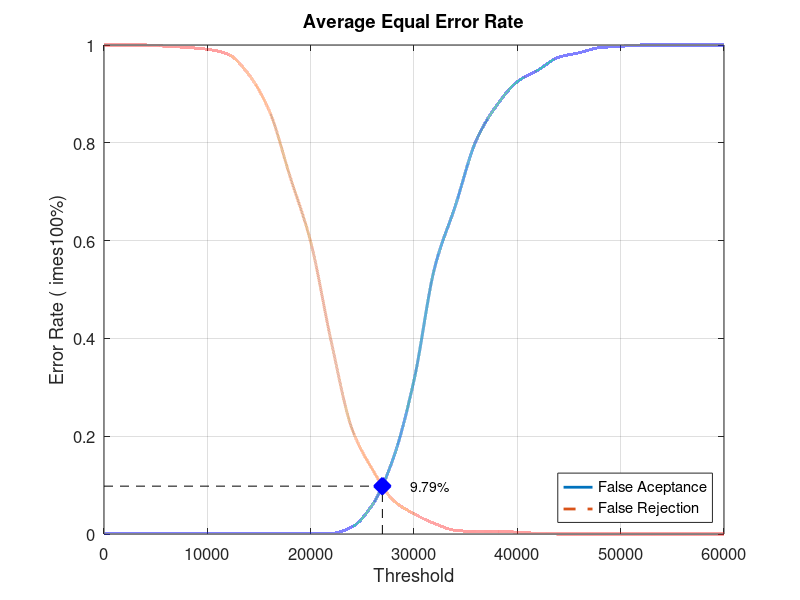
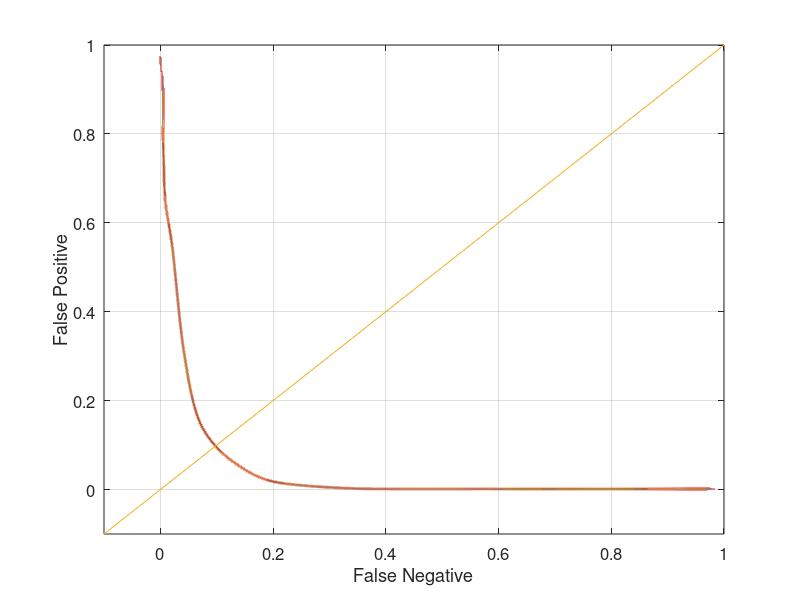

Source code (MATLAB) for these figures, in order:
close all;
clear;
clc;
x = 0:2000:60000;
xq = 0:0.5:60000;

y0 = [0 0.00131579 0.00131579 0.00131579 0.00131579 0.00131579 0.00131579 0.00131579 0.00131579 0.00131579 0.00131579 0.00131579 0.0144737 0.0605263 0.155263 0.314474 0.544737 0.671053 0.803947 0.876316 0.925 0.948684 0.975 0.984211 0.994737 0.997368 1 1 1 1 1]
yy0 = interp1(x, y0, xq, 'pchip');
y1 = [1 1 1 0.9975 0.995 0.99125 0.98125 0.94 0.865 0.73125 0.5975 0.3925 0.215 0.13125 0.06875 0.04125 0.02125 0.0075 0.005 0.005 0.00375 0.00125 0 0 0 0 0 0 0 0 0]
yy1 = interp1(x, y1, xq, 'pchip');

% Calculating EER: 
y2 = abs(y0 - y1);
find(y2 == min(y2))
yy2 = abs(yy0 - yy1);
xEER = find(yy2 == min(yy2));
xEERIndex = xq(xEER) % X-axis EER
yEER = yy0(xEER) % Y-axis EER

main = figure
plot(xq, yy0,'-','LineWidth', 2);	hold on
plot(xq, yy1,'--','LineWidth', 2);	hold on
plot([xEERIndex xEERIndex], [0 yEER], 'k--');	hold on
plot([0 xEERIndex], [yEER yEER], 'k--');	hold on
plot(xEERIndex, yEER, 'bx', 'LineWidth', 10);	hold on
text(xEERIndex + 10 * xEERIndex / 100, yEER, [num2str(round((10000 * yEER)) / 100) '%'])
legend('False Aceptance', 'False Rejection', 'Location', 'SouthEast')
xlabel('Threshold')
ylabel('Error Rate (	imes100%)')
title('Average Equal Error Rate')
set(gca, 'FontSize', 12)
axis([0 60000 0 1])
grid on

print(main, 'Experiment2AverageMain', '-dpng');
FNRxFPR = figure('Color', [1 1 1]);
plot(yy1, yy0, '-', yy1, yy0, 'LineWidth', 2);
hold on
y = -0.1:0.1:1
plot(y, y); 
set(gca, 'FontSize', 12)
xlabel('False Negative')
ylabel('False Positive')
axis([-0.1 1 -0.1 1])
set(gca, 'FontSize', 12)
grid on

print(FNRxFPR, 'Experiment2AverageFNRxFPR','-dpng');
